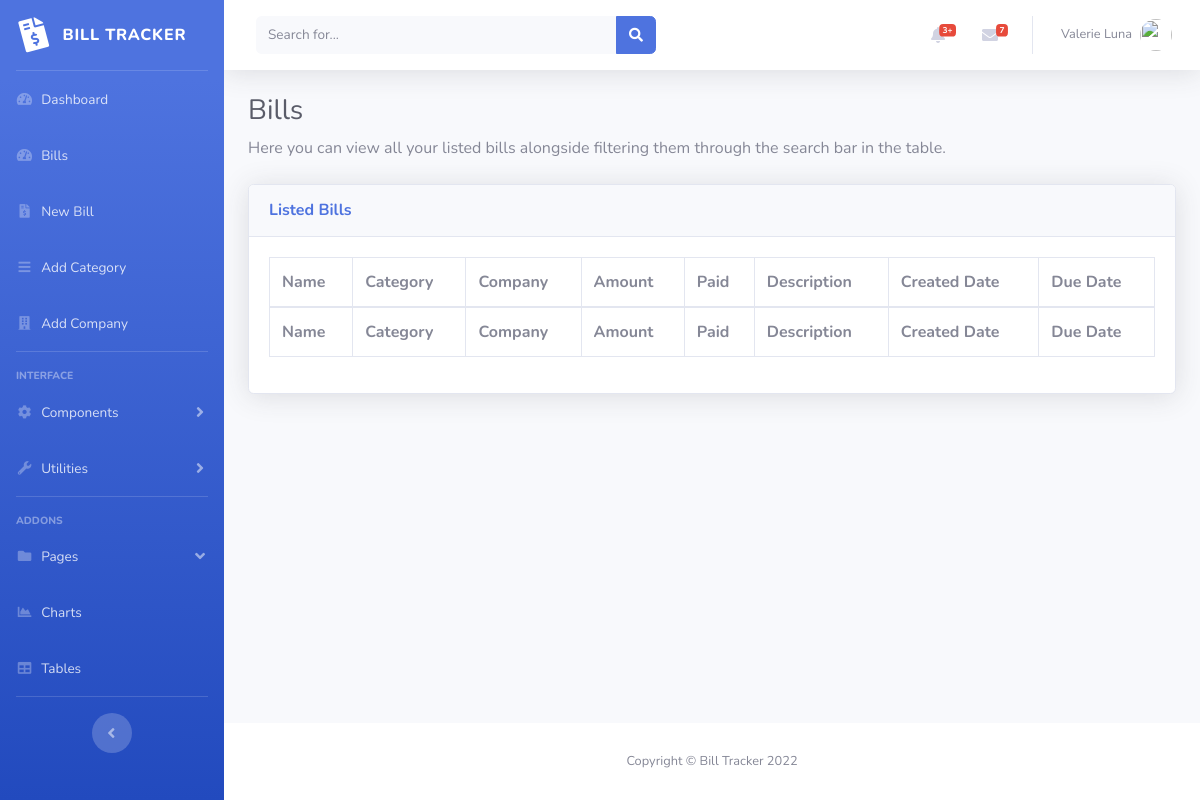
The page /bills-list on the database as committed earlier.
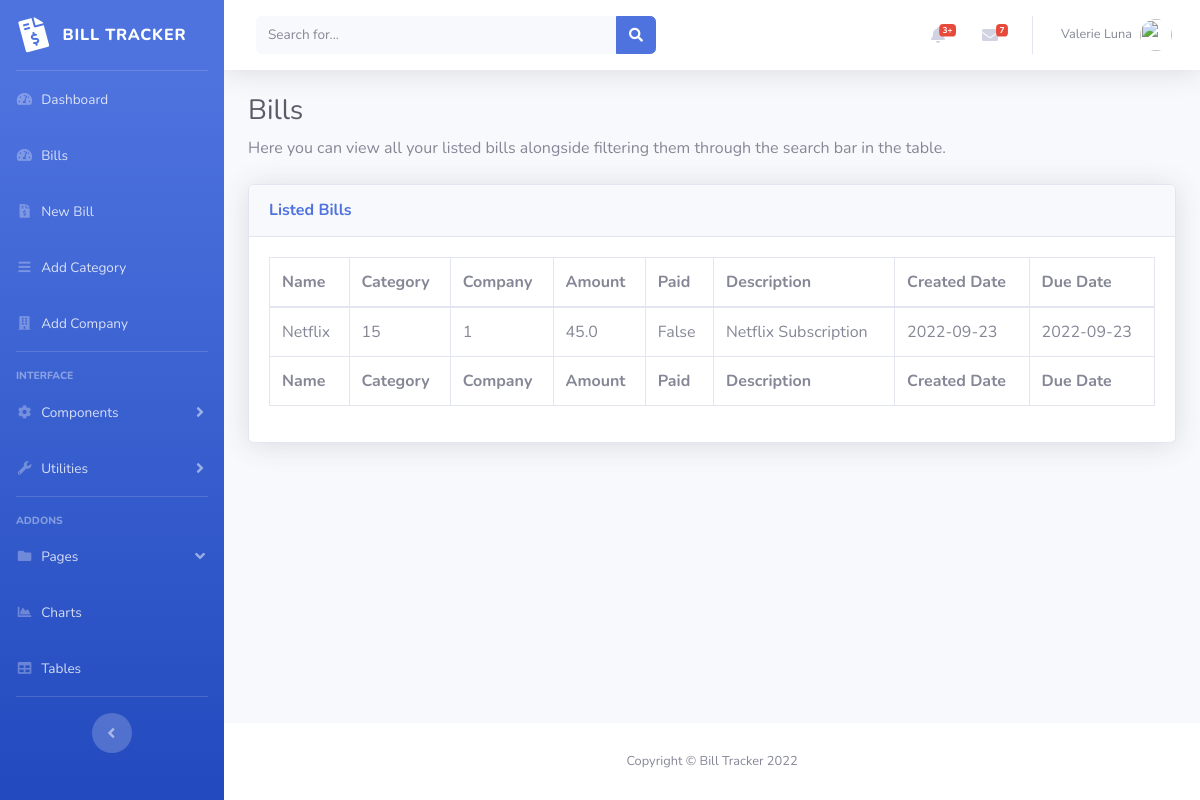
The same page on the database as committed later.
### models/bill.py (models this page shows)
class Bill(db.Model):
    __tablename__ = 'bills'
    id = db.Column(db.Integer, primary_key=True)
    description = db.Column(db.Text)
    name = db.Column(db.String(100))
    paid = db.Column(db.Boolean)
    amount = db.Column(db.Float)
    createDate = db.Column(db.Date, default=datetime.datetime.utcnow)
    modifiedDate = db.Column(db.Date, default=datetime.datetime.utcnow)
    dueDate = db.Column(db.Date, default=datetime.datetime.utcnow)
    companyId = db.Column(db.Integer, db.ForeignKey('companies.id'), nullable=True)
    categoryId = db.Column(db.Integer, db.ForeignKey('categories.id'), nullable=False)

### app.py (the view)
@app.route('/bills-list')
def bills_list():
    query = db.select([Bill])
    result = db.engine.execute(query).fetchall()
    return render_template('bills-list.html', bills=result)

### templates/bills-list.html (shortened to what this page needs)
{% extends "base.html" %} {% block title %}Bills{% endblock %}
{% block content %}
    <div class="container-fluid">
        <h1 class="h3 mb-2 text-gray-800">Bills</h1>
        <p class="mb-4">Here you can view all your listed bills alongside filtering them through the search bar in the
            table.</p>
        <div class="card shadow mb-4">
            <div class="card-header py-3">
                <h6 class="m-0 font-weight-bold text-primary">Listed Bills</h6>
            </div>
            <div class="card-body">
                <div class="table-responsive">
                    <table class="table table-bordered" id="dataTable" width="100%" cellspacing="0">
                        <thead>
                        <tr>
                            <th>Name</th>
                            <th>Category</th>
                            <th>Company</th>
                            <th>Amount</th>
                            <th>Paid</th>
                            <th>Description</th>
                            <th>Created Date</th>
                            <th>Due Date</th>
                        </tr>
                        </thead>
                        <tfoot>
                        <tr>
                            <th>Name</th>
                            <th>Category</th>
                            <th>Company</th>
                            <th>Amount</th>
                            <th>Paid</th>
                            <th>Description</th>
                            <th>Created Date</th>
                            <th>Due Date</th>
                        </tr>
                        </tfoot>
                        <tbody>
                        {% for bill in bills %}
                            <tr>
                                <td>{{ bill.name }}</td>
                                <td>{{ bill.categoryId }}</td>
                                <td>{{ bill.companyId }}</td>
                                <td>{{ bill.amount }}</td>
                                <td>{{ bill.paid }}</td>
                                <td>{{ bill.description }}</td>
                                <td>{{ bill.createDate }}</td>
                                <td>{{ bill.dueDate }}</td>
                            </tr>
                        {% endfor %}
                        </tbody>
                    </table>
                </div>
            </div>
        </div>
    </div>
    </div>
{% endblock %}

### templates/base.html (shortened to what this page needs)
<!DOCTYPE html>
<html lang="en">
<head>
    {% block head %}
        <link rel="stylesheet" href="{{ url_for('static', filename='vendor/fontawesome-free/css/all.min.css') }}">
        <link rel="stylesheet" href="{{ url_for('static', filename='css/sb-admin-2.min.css') }}">
    {% endblock %}
</head>
<body id="page-top">
<div id="wrapper">
    <ul class="navbar-nav bg-gradient-primary sidebar sidebar-dark accordion" id="accordionSidebar">
        <a class="sidebar-brand d-flex align-items-center justify-content-center" href="/">
            <div class="sidebar-brand-icon rotate-n-15">
                <i class="fas fa-file-invoice-dollar"></i>
            </div>
            <div class="sidebar-brand-text mx-3">Bill Tracker</div>
        </a>
        <hr class="sidebar-divider my-0">
        <li class="nav-item">
            <a class="nav-link" href="/">
                <i class="fas fa-fw fa-tachometer-alt"></i>
                <span>Dashboard</span></a>
        </li>
        <li class="nav-item">
            <a class="nav-link" href="/bills-list">
                <i class="fas fa-fw fa-tachometer-alt"></i>
                <span>Bills</span></a>
        </li>
        <li class="nav-item">
            <a class="nav-link" href="/add-bill">
                <i class="fas fa-fw fa-file-invoice-dollar"></i>
                <span>New Bill</span></a>
        </li>
        <li class="nav-item">
            <a class="nav-link" href="/add-category">
                <i class="fas fa-fw fa-bars"></i>
                <span>Add Category</span></a>
        </li>
        <li class="nav-item">
            <a class="nav-link" href="/add-company">
                <i class="fas fa-fw fa-building"></i>
                <span>Add Company</span></a>
        </li>
        <hr class="sidebar-divider">
        <div class="sidebar-heading">
            Interface
        </div>
        <li class="nav-item">
            <a class="nav-link collapsed" href="#" data-toggle="collapse" data-target="#collapseTwo"
               aria-expanded="true" aria-controls="collapseTwo">
                <i class="fas fa-fw fa-cog"></i>
                <span>Components</span>
            </a>
        </li>
        <li class="nav-item">
            <a class="nav-link collapsed" href="#" data-toggle="collapse" data-target="#collapseUtilities"
               aria-expanded="true" aria-controls="collapseUtilities">
                <i class="fas fa-fw fa-wrench"></i>
                <span>Utilities</span>
            </a>
        </li>
        <hr class="sidebar-divider">
        <div class="sidebar-heading">
            Addons
        </div>
        <li class="nav-item">
            <a class="nav-link" href="#" data-toggle="collapse" data-target="#collapsePages" aria-expanded="true"
               aria-controls="collapsePages">
                <i class="fas fa-fw fa-folder"></i>
                <span>Pages</span>
            </a>
        </li>
        <li class="nav-item">
            <a class="nav-link" href="charts">
                <i class="fas fa-fw fa-chart-area"></i>
                <span>Charts</span></a>
        </li>
        <li class="nav-item">
            <a class="nav-link" href="tables">
                <i class="fas fa-fw fa-table"></i>
                <span>Tables</span></a>
        </li>
        <hr class="sidebar-divider d-none d-md-block">
        <div class="text-center d-none d-md-inline">
            <button class="rounded-circle border-0" id="sidebarToggle"></button>
        </div>
    </ul>
    <div id="content-wrapper" class="d-flex flex-column">
        <div id="content">
            <nav class="navbar navbar-expand navbar-light bg-white topbar mb-4 static-top shadow">
                <form class="d-none d-sm-inline-block form-inline mr-auto ml-md-3 my-2 my-md-0 mw-100 navbar-search">
                    <div class="input-group">
                        <input type="text" class="form-control bg-light border-0 small" placeholder="Search for..."
                               aria-label="Search" aria-describedby="basic-addon2">
                        <div class="input-group-append">
                            <button class="btn btn-primary" type="button">
                                <i class="fas fa-search fa-sm"></i>
                            </button>
                        </div>
                    </div>
                </form>
                <ul class="navbar-nav ml-auto">
                    <li class="nav-item dropdown no-arrow mx-1">
                        <a class="nav-link dropdown-toggle" href="#" id="alertsDropdown" role="button"
                           data-toggle="dropdown" aria-haspopup="true" aria-expanded="false">
                            <i class="fas fa-bell fa-fw"></i>
                            <span class="badge badge-danger badge-counter">3+</span>
                        </a>
                    </li>
                    <li class="nav-item dropdown no-arrow mx-1">
                        <a class="nav-link dropdown-toggle" href="#" id="messagesDropdown" role="button"
                           data-toggle="dropdown" aria-haspopup="true" aria-expanded="false">
                            <i class="fas fa-envelope fa-fw"></i>
                            <span class="badge badge-danger badge-counter">7</span>
                        </a>
                    </li>
                    <li class="nav-item dropdown no-arrow">
                        <a class="nav-link dropdown-toggle" href="#" id="userDropdown" role="button"
                           data-toggle="dropdown" aria-haspopup="true" aria-expanded="false">
                            <span class="mr-2 d-none d-lg-inline text-gray-600 small">Valerie Luna</span>
                            <img class="img-profile rounded-circle" src="https://source.unsplash.com/QAB-WJcbgJk/60x60">
                        </a>
                    </li>
                </ul>
            </nav>
            {% block content %} {% endblock %}
            <footer class="sticky-footer bg-white">
                <div class="container my-auto">
                    <div class="copyright text-center my-auto">
                        <span>Copyright &copy; Bill Tracker 2022</span>
                    </div>
                </div>
            </footer>
        </div>
    </div>
</body>
</html>

Rows that differ between the two databases and show on the page:
added Bill: name "Netflix", categoryId "15", companyId "1", amount "45.0", paid "False", description "Netflix Subscription", createDate "2022-09-23", dueDate "2022-09-23"
